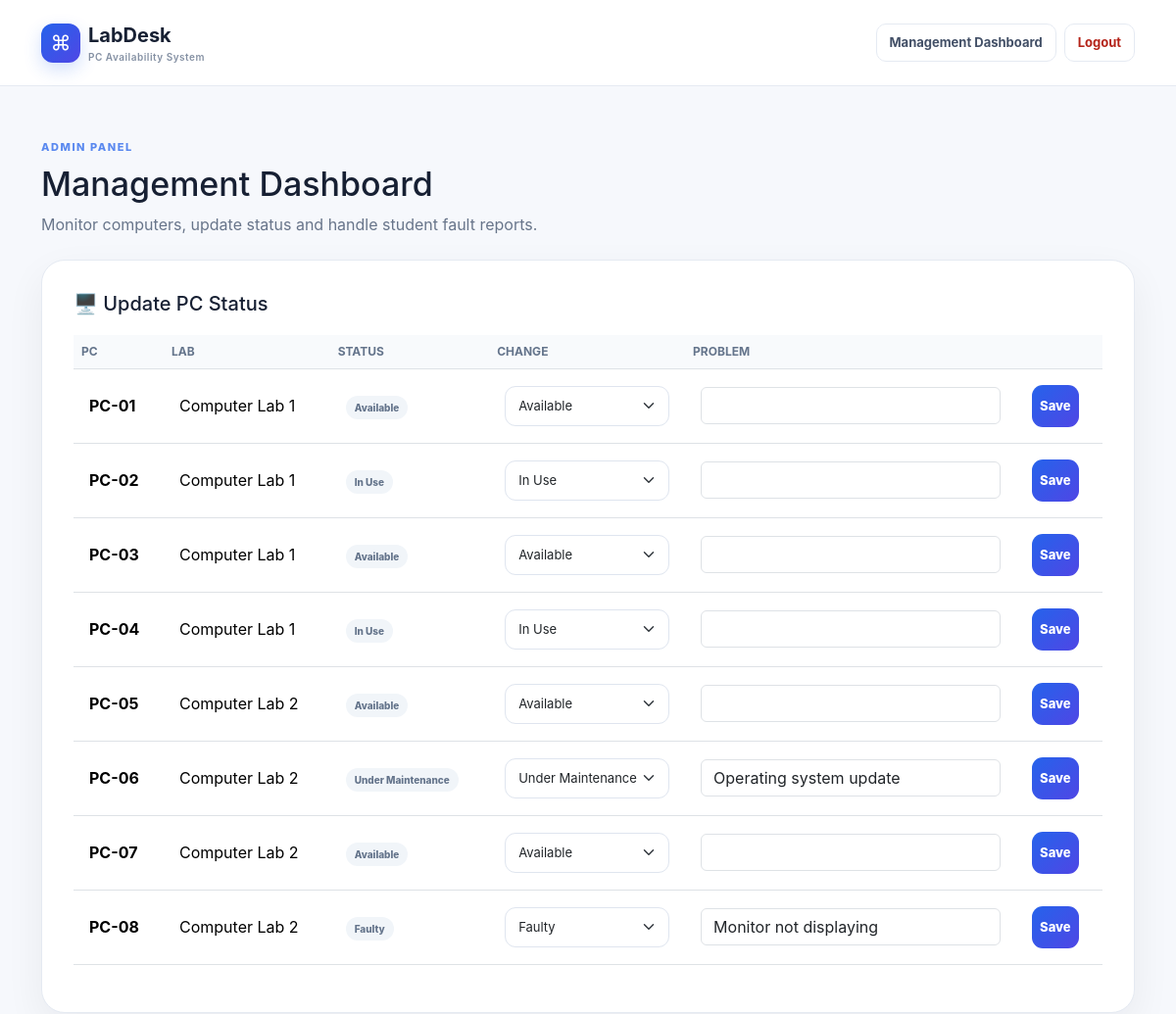
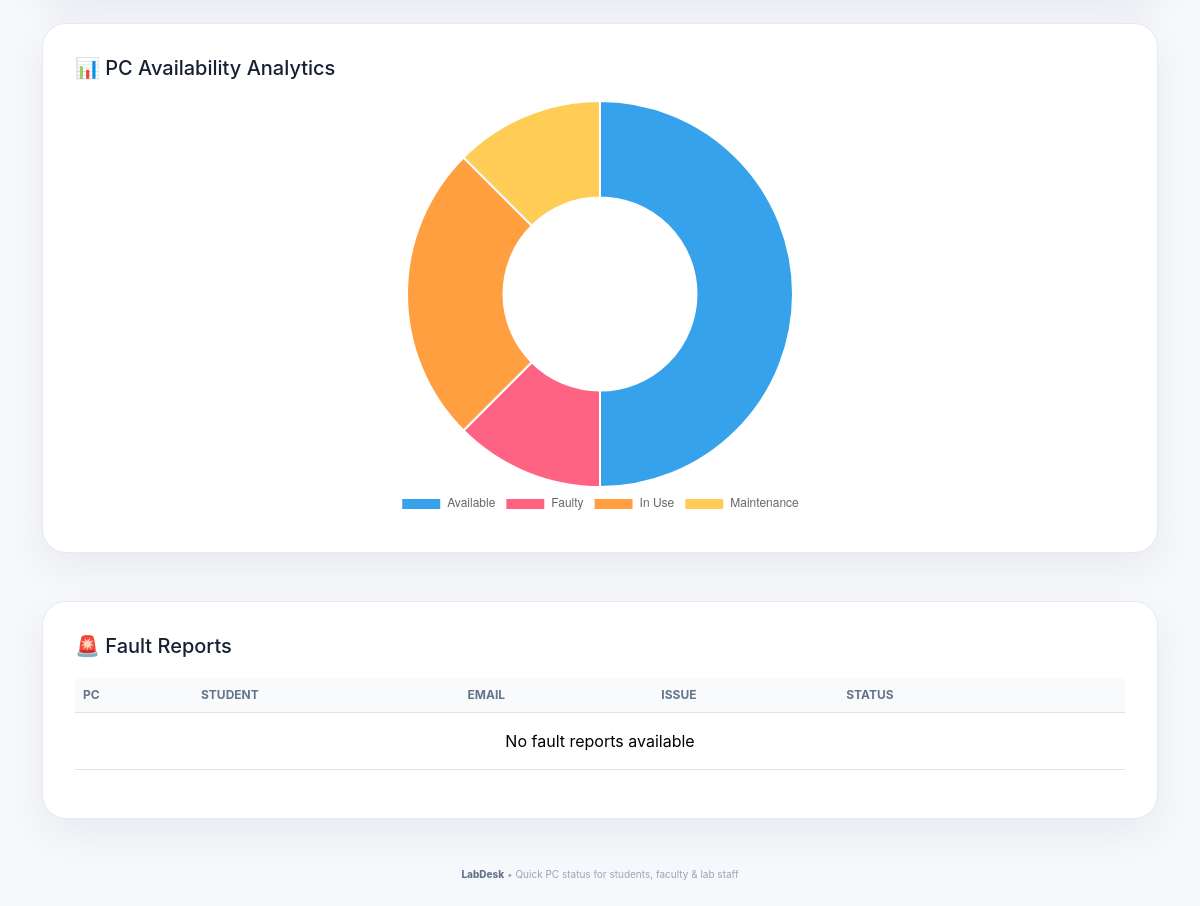
The page /admin (signed in) on the database its author committed (2 pictures, top to bottom).
### tables this page shows
CREATE TABLE pcs (
            id INTEGER PRIMARY KEY AUTOINCREMENT,
            pc_number TEXT NOT NULL,
            lab_name TEXT NOT NULL,
            status TEXT NOT NULL DEFAULT 'Available',
            problem_description TEXT DEFAULT '',
            last_updated TIMESTAMP DEFAULT CURRENT_TIMESTAMP
        );

### app.py (the view)
@app.route("/admin")
@management_required
def admin_dashboard():
    connection = get_db_connection()
    pcs = connection.execute("""
        SELECT * FROM pcs
        ORDER BY lab_name, pc_number
    """).fetchall()
    reports = connection.execute("""
        SELECT
            fault_reports.*,
            pcs.pc_number,
            pcs.lab_name
        FROM fault_reports
        JOIN pcs ON fault_reports.pc_id = pcs.id
        ORDER BY fault_reports.created_at DESC
    """).fetchall()
    chart = connection.execute("""
        SELECT
            SUM(CASE WHEN status = 'Available' THEN 1 ELSE 0 END) AS available,
            SUM(CASE WHEN status = 'Faulty' THEN 1 ELSE 0 END) AS faulty,
            SUM(CASE WHEN status = 'In Use' THEN 1 ELSE 0 END) AS in_use,
            SUM(CASE WHEN status = 'Under Maintenance' THEN 1 ELSE 0 END) AS maintenance
        FROM pcs
    """).fetchone()
    connection.close()
    return render_template(
        "admin.html",
        pcs=pcs,
        reports=reports,
        chart=chart
    )

### app.py (called while the page is built)
def get_db_connection():
    connection = sqlite3.connect(DATABASE)
    connection.row_factory = sqlite3.Row
    return connection

def management_required(function):
    @wraps(function)
    def decorated_function(*args, **kwargs):
        if "user_id" not in session or session.get("role") != "management":
            flash("Please log in as management.", "danger")
            return redirect(url_for("login"))
        return function(*args, **kwargs)
    return decorated_function

### templates/admin.html (shortened to what this page needs)
{% extends "base.html" %}
{% block content %}
<div class="dashboard-head">
 <div><span class="eyebrow dark">ADMIN PANEL</span><h1>Management Dashboard</h1><p>Monitor computers, update status and handle student fault reports.</p></div>
</div>
<div class="admin-card mt-4">
<h3>🖥️ Update PC Status</h3>
<div class="table-responsive">
<table class="table align-middle modern-table">
<thead><tr><th>PC</th><th>Lab</th><th>Status</th><th>Change</th><th>Problem</th><th></th></tr></thead>
<tbody>
{% for pc in pcs %}<tr><form method="POST" action="{{ url_for('update_pc', pc_id=pc.id) }}">
<td><b>{{ pc.pc_number }}</b></td><td>{{ pc.lab_name }}</td><td><span class="status-badge">{{pc.status}}</span></td>
<td><select name="status" class="form-select">{% for status in ["Available","Faulty","In Use","Under Maintenance"] %}<option {% if pc.status==status %}selected{% endif %}>{{status}}</option>{% endfor %}</select></td>
<td><input name="problem_description" class="form-control" value="{{pc.problem_description}}"></td><td><button class="btn btn-search btn-sm">Save</button></td>
</form></tr>{% endfor %}
</tbody></table></div></div>
<div class="admin-card mt-4">
<h3>📊 PC Availability Analytics</h3>
<div style="max-width:420px;margin:auto;">
<canvas id="pcChart"></canvas>
</div>
</div>
<script>
new Chart(document.getElementById('pcChart'), {
 type: 'doughnut',
 data: {
  labels: ['Available','Faulty','In Use','Maintenance'],
  datasets: [{
   data: [{{chart.available or 0}}, {{chart.faulty or 0}}, {{chart.in_use or 0}}, {{chart.maintenance or 0}}]
  }]
 },
 options: {
  responsive: true,
  plugins: { legend: { position: 'bottom' } }
 }
});
</script>
<div class="admin-card mt-5">
<h3>🚨 Fault Reports</h3>
<div class="table-responsive"><table class="table align-middle modern-table"><thead><tr><th>PC</th><th>Student</th><th>Email</th><th>Issue</th><th>Status</th><th></th></tr></thead><tbody>
{% for report in reports %}<tr><td>{{report.pc_number}}</td><td>{{report.student_name}}</td><td>{{report.student_email}}</td><td>{{report.description}}</td><td>{{report.report_status}}</td><td>{% if report.report_status != 'Resolved' %}<form method="POST" action="{{url_for('resolve_report', report_id=report.id)}}"><button class="btn btn-success btn-sm">Resolve</button></form>{% else %}<span class="badge bg-success">Resolved</span>{% endif %}</td></tr>{% else %}<tr><td colspan="6" class="text-center">No fault reports available</td></tr>{% endfor %}
</tbody></table></div></div>
{% endblock %}

### static/style.css (style rules this page uses)
:root { --ink:#172033;--muted:#68758a;--line:#e5eaf2;--blue:#2563eb;--blue2:#4f46e5;--green:#16a34a;--red:#dc2626;--amber:#d97706;--bg:#f6f8fc }
* { box-sizing:border-box }
body { margin:0;background:var(--bg);color:var(--ink);font-family:Inter,ui-sans-serif,system-ui,-apple-system,"Segoe UI",sans-serif }
.eyebrow { font-size:11px;letter-spacing:.14em;font-weight:800;opacity:.75 }
.form-select { border-color:#dfe5ef;border-radius:11px;padding:10px 13px;font-size:13px;box-shadow:none }
.btn-search { height:43px;border:0;border-radius:11px;background:linear-gradient(135deg,var(--blue),var(--blue2));color:#fff;font-weight:800;font-size:13px }
.status-badge { white-space:nowrap;border-radius:999px;padding:6px 9px;font-size:10px;font-weight:800;background:#f1f5f9;color:#64748b;height:max-content }
.auth-card,.admin-card { background:#fff;border:1px solid var(--line);border-radius:24px;padding:32px;box-shadow:0 15px 40px rgba(15,23,42,.06) }
.auth-card p,.dashboard-head p { color:var(--muted) }
.dashboard-head h1 { font-size:34px;margin:8px 0 }
.eyebrow.dark { color:#2563eb }
.admin-card h3 { font-size:20px;margin-bottom:20px }
.modern-table thead th { background:#f8fafc;color:#64748b;font-size:12px;text-transform:uppercase }
.modern-table tbody td { padding:16px }

### rows shown on the page
pcs: pc_number "PC-01", lab_name "Computer Lab 1", status "Available"
pcs: pc_number "PC-02", lab_name "Computer Lab 1", status "In Use"
pcs: pc_number "PC-03", lab_name "Computer Lab 1", status "Available"
pcs: pc_number "PC-04", lab_name "Computer Lab 1", status "In Use"
pcs: pc_number "PC-05", lab_name "Computer Lab 2", status "Available"
pcs: pc_number "PC-06", lab_name "Computer Lab 2", status "Under Maintenance", problem_description "Operating system update"
pcs: pc_number "PC-07", lab_name "Computer Lab 2", status "Available"
pcs: pc_number "PC-08", lab_name "Computer Lab 2", status "Faulty", problem_description "Monitor not displaying"

### other values the page prints
chart data {{ chart.available or 0 }} 4
chart data {{ chart.faulty or 0 }} 1
chart data {{ chart.in_use or 0 }} 2
chart data {{ chart.maintenance or 0 }} 1
